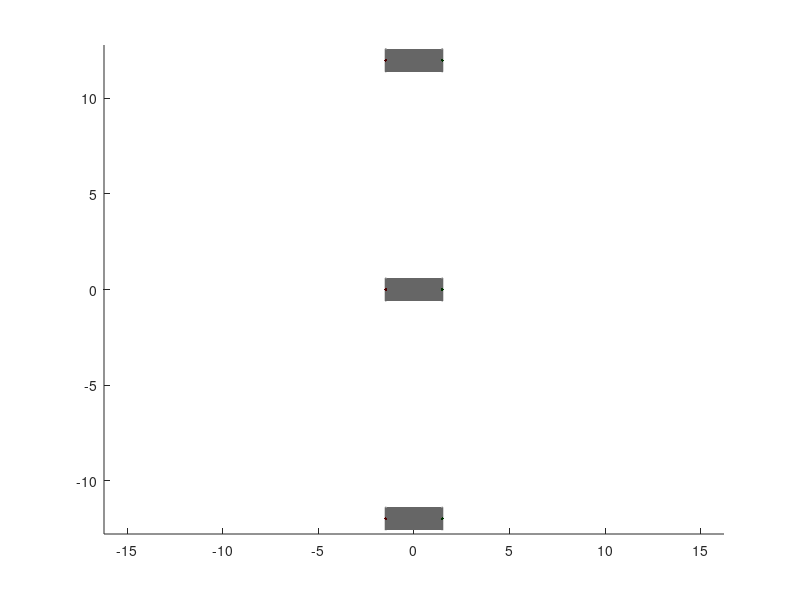

Write MATLAB code to recreate this figure.
function door_handles = doors()
    % DOORS Creates static platform screen doors
    
    hold on;
    door_handles = struct();
    
    % Door parameters
    door_width = 1.2;
    door_height = 2.5;
    door_depth = 0.05;
    platform_edge = 1.5; % Distance from track center
    
    % Three door pairs along platform
    door_positions_y = [-12, 0, 12];
    
    for pair = 1:length(door_positions_y)
        % Left door (facing platform)
        [x_left, y_left] = meshgrid(...
            [0, door_depth], ...
            [0, door_width]);
        z_left = [0, 0; door_height, door_height];
        
        door_handles.(['left_door_', num2str(pair)]) = surf(...
            x_left - platform_edge, ...
            y_left + door_positions_y(pair) - door_width/2, ...
            z_left, ...
            'FaceColor', [0.9 0.9 0.95], ...
            'EdgeColor', [0.5 0.5 0.5], ...
            'LineWidth', 1);
        
        % Right door (facing train)
        door_handles.(['right_door_', num2str(pair)]) = surf(...
            x_left + platform_edge - door_depth, ...
            y_left + door_positions_y(pair) - door_width/2, ...
            z_left, ...
            'FaceColor', [0.9 0.9 0.95], ...
            'EdgeColor', [0.5 0.5 0.5], ...
            'LineWidth', 1);
        
        % Door frame - FIXED FIELD NAMES
        frame_width = 0.1;
        
        % Vertical frames
        for side_idx = 1:2
            side_val = [-1, 1]; % Use array for side values
            side = side_val(side_idx);
            
            x_frame = (-platform_edge + (side>0)*(2*platform_edge - door_depth)) * ones(2);
            y_frame = [door_positions_y(pair) - door_width/2, door_positions_y(pair) + door_width/2];
            z_frame = [0, door_height; 0, door_height];
            
            % Create proper field name
            if side < 0
                field_name = ['frame_', num2str(pair), '_left'];
            else
                field_name = ['frame_', num2str(pair), '_right'];
            end
            
            door_handles.(field_name) = surf(...
                x_frame + (side>0)*frame_width/2 - (side<0)*frame_width/2, ...
                [y_frame; y_frame], ...
                z_frame, ...
                'FaceColor', [0.4 0.4 0.4], ...
                'EdgeColor', 'none');
        end
        
        % Top frame
        x_top = [-platform_edge, -platform_edge + door_depth, ...
                 platform_edge - door_depth, platform_edge];
        y_top = [door_positions_y(pair) - door_width/2, door_positions_y(pair) + door_width/2];
        [x_top_grid, y_top_grid] = meshgrid(x_top, y_top);
        z_top = door_height * ones(size(x_top_grid));
        
        door_handles.(['top_frame_', num2str(pair)]) = surf(...
            x_top_grid, y_top_grid, z_top, ...
            'FaceColor', [0.4 0.4 0.4], ...
            'EdgeColor', 'none');
        
        % Floor marking (yellow safety line)
        marking_length = door_width + 0.4;
        marking_width = 0.05;
        
        y_marking = linspace(door_positions_y(pair) - marking_length/2, ...
                            door_positions_y(pair) + marking_length/2, 10);
        x_marking = -platform_edge + door_depth + 0.2;
        
        for i = 1:length(y_marking)-1
            x_patch = [x_marking, x_marking + marking_width, ...
                      x_marking + marking_width, x_marking];
            y_patch = [y_marking(i), y_marking(i+1), ...
                      y_marking(i+1), y_marking(i)];
            z_patch = [0, 0, 0, 0];
            
            patch(x_patch, y_patch, z_patch, ...
                [1 1 0], ...
                'EdgeColor', 'none', ...
                'FaceAlpha', 0.7);
        end
    end
    
    % Overhead door indicator lights (red/green)
    for pair = 1:length(door_positions_y)
        [x_light, y_light, z_light] = sphere(8);
        
        % Red light (off)
        door_handles.(['light_red_', num2str(pair)]) = surf(...
            x_light*0.08 - platform_edge + door_depth/2, ...
            y_light*0.08 + door_positions_y(pair), ...
            z_light*0.08 + door_height + 0.2, ...
            'FaceColor', [0.3 0 0], ...
            'EdgeColor', 'none');
        
        % Green light (off)
        door_handles.(['light_green_', num2str(pair)]) = surf(...
            x_light*0.08 + platform_edge - door_depth/2, ...
            y_light*0.08 + door_positions_y(pair), ...
            z_light*0.08 + door_height + 0.2, ...
            'FaceColor', [0 0.2 0], ...
            'EdgeColor', 'none');
    end
    
    door_handles.all = findobj(gca, 'Type', 'surface');
    axis equal;
end